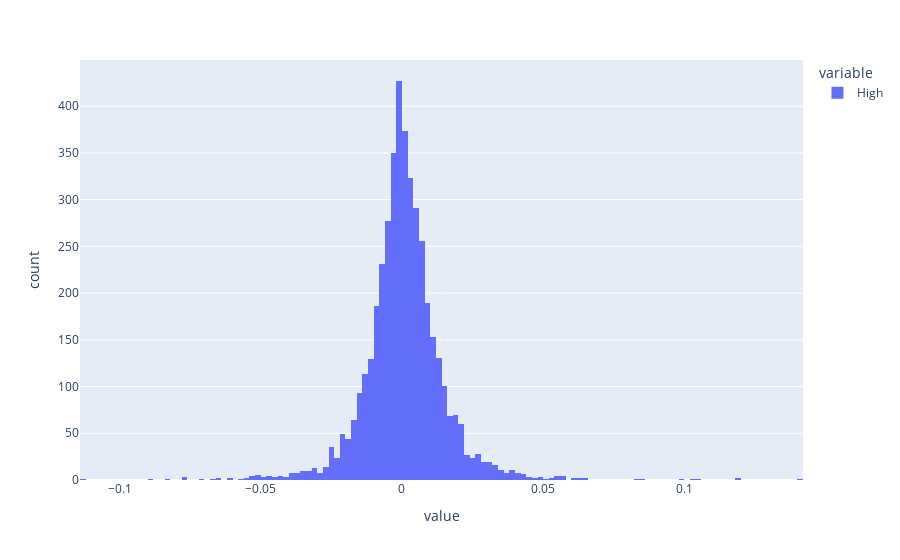

Source (notebook cell):
### Code cell
hist.High.hist(bins=200)

### Figure 1 — Plotly figure (JSON) as saved in the notebook; plotly's stock layout.template omitted (floating-point values rounded to 4 significant figures; data arrays with more than 128 entries replaced by an {"elided": "..."} marker saying what was removed)
{"data": [{"alignmentgroup": "True", "bingroup": "x", "hovertemplate": "variable=High<br>value=%{x}<br>count=%{y}<extra></extra>", "legendgroup": "High", "marker": {"color": "#636efa", "pattern": {"shape": ""}}, "name": "High", "offsetgroup": "High", "orientation": "v", "showlegend": true, "type": "histogram", "x": {"elided": "4356 float values"}, "xaxis": "x", "yaxis": "y"}], "layout": {"barmode": "relative", "legend": {"title": {"text": "variable"}, "tracegroupgap": 0}, "margin": {"t": 60}, "xaxis": {"anchor": "y", "domain": [0, 1], "title": {"text": "value"}}, "yaxis": {"anchor": "x", "domain": [0, 1], "title": {"text": "count"}}}}
